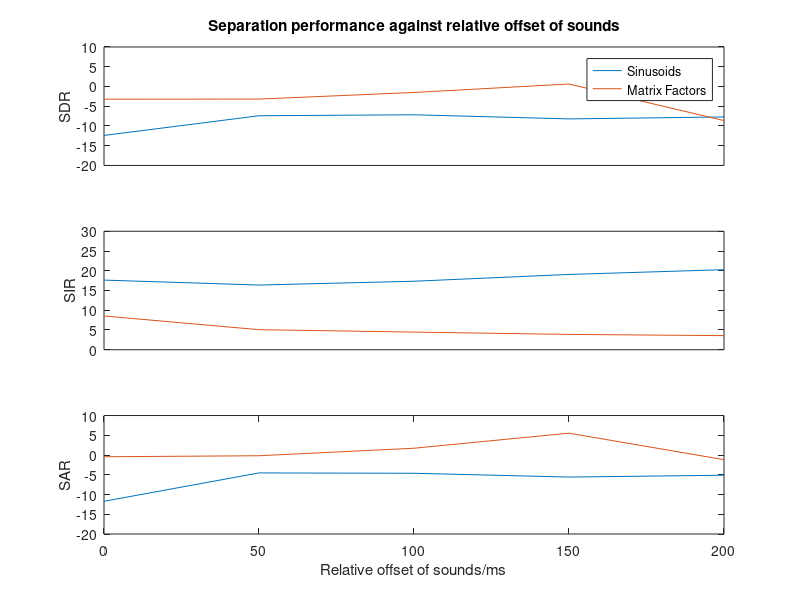

The MATLAB script that drew this image:
offset = [0, 50, 100, 150, 200];
sinSDR = [-12.3959, -7.41124, -7.16866, -8.21264, -7.71807];
sinSIR = [17.6314, 16.3814, 17.3437, 19.0665, 20.2695];
sinSAR = [-11.7158, -4.53312, -4.62139, -5.57893, -5.11637];
matSDR = [-3.21057, -3.1904, -1.51928, 0.625772, -8.63883];
matSIR = [8.55148, 5.07654, 4.46536, 3.87947, 3.57002];
matSAR = [-0.438837, -0.182423, 1.72026, 5.53185, -1.17835];
%sinSDR = [-5.05571, -4.78194, -2.59203, -4.84077, -5.1609];
%sinSIR = [31.5278, 28.0949, 30.6242, 31.2684, 39.1434];
%sinSAR = [-3.86843, -3.58969, -1.65403, -3.68113, -3.99888];
%matSDR = [0.0330537, 0.664474, 1.37812, 0.703439, 0.830332];
%matSIR = [12.9222, 15.5611, 15.4831, 16.7703, 10.7918];
%matSAR = [1.36485, 1.75665, 2.31825, 1.36264, 2.63884];


figure
subplot(3, 1, 1)
plot(offset, sinSDR)
hold on
plot(offset, matSDR)
ylabel('SDR')
xticks([])
ylim([-20 10])
legend('Sinusoids', 'Matrix Factors')
title('Separation performance against relative offset of sounds')

subplot(3, 1, 2)
plot(offset, sinSIR)
hold on
plot(offset, matSIR)
ylabel('SIR')
xticks([])
ylim([0 30])

subplot(3, 1, 3)
plot(offset, sinSAR)
hold on
plot(offset, matSAR)
ylabel('SAR')
xlabel('Relative offset of sounds/ms')
ylim([-20 10])